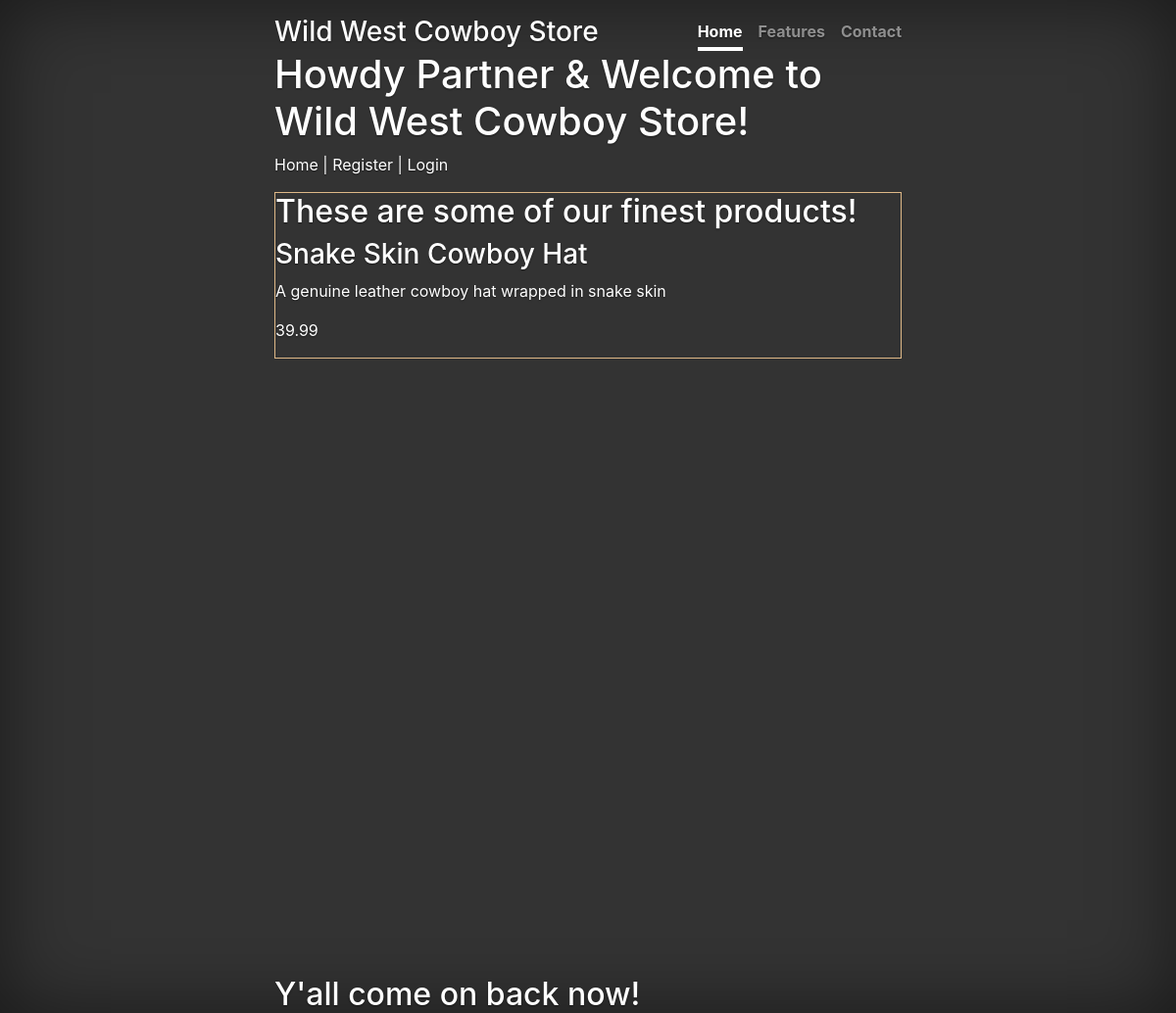
Before: / with the older database file.
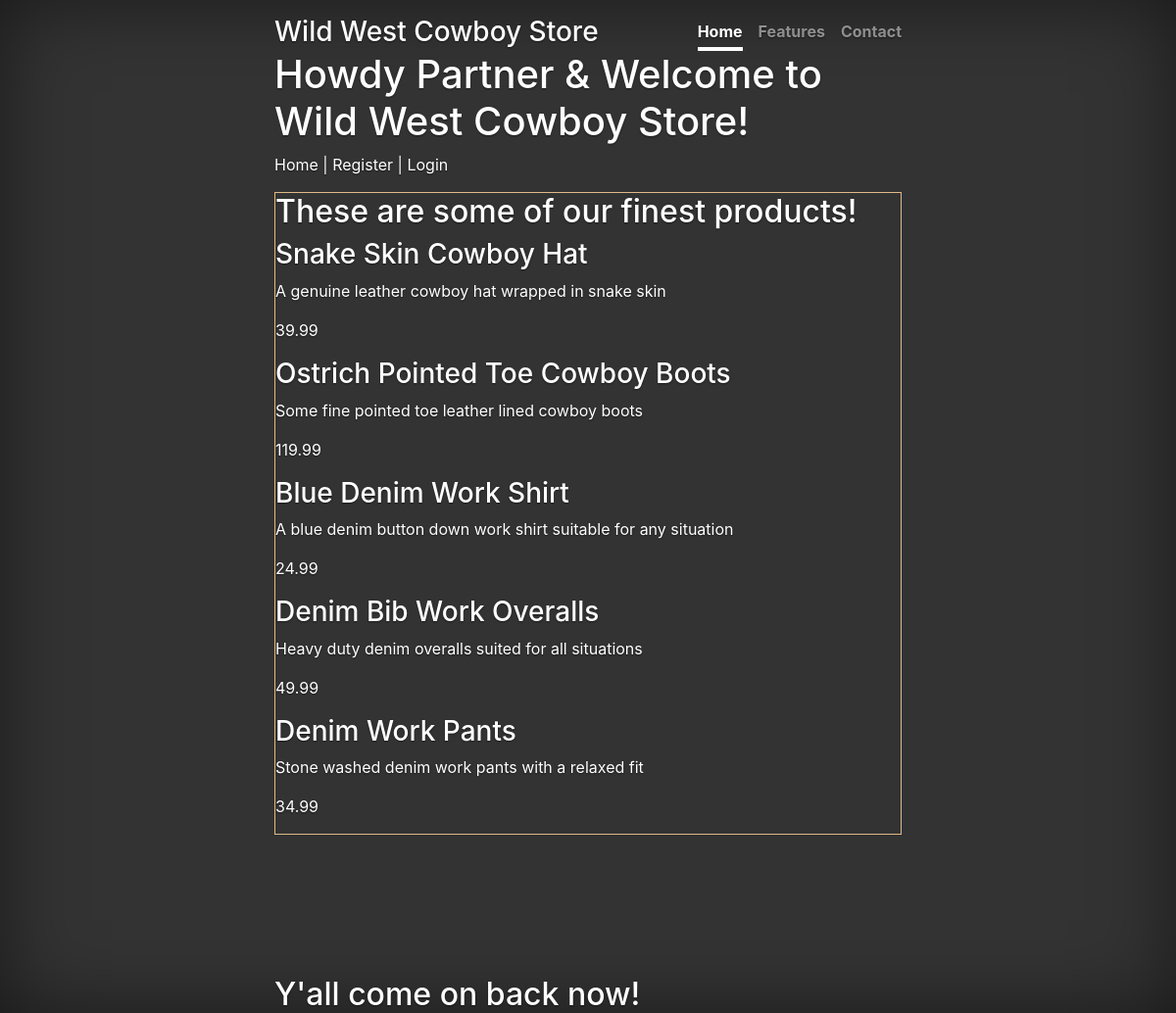
After: the same page with the newer database file.
### store_front/models.py (models this page shows, shortened)
class Product(models.Model):
    name = models.CharField(verbose_name="name", max_length=50)
    stock = models.IntegerField(verbose_name="stock", default=0)
    description = models.CharField(verbose_name="description", max_length=100)
    price = models.FloatField(verbose_name="price", default=0.0)
    class Meta:
        verbose_name = "The Product"
        verbose_name_plural = "All the Products"

### store_front/views.py (the view)
# urls.py: path('', store_home_view, name = "home"),
def store_home_view(request):
    context = {}
    products = Product.objects.all()
    context['products'] = products
    return render(request, 'store_front/store_home.html', context)

### store_front/templates/store_front/store_home.html
{% extends 'base.html' %}
{% block content %}
<div style = "border: 1px solid burlywood;">
    <h2>These are some of our finest products!</h2>
    {% for product in products %}
        {% include 'store_front/snippets/body_snippet.html' with value=product %}
    {%  endfor %}
</div>
{% endblock content %}

### templates/base.html (shortened to what this page needs)
<!DOCTYPE html>
<html>
    <head>
        {% include 'snippets/header.html' %}
    </head>
    <body>
        <div class = "main">
            {%  block content %}
            {% endblock content %}
        </div>
        {% include 'snippets/footer.html' %}
    </body>
</html>

### templates/snippets/header.html (shortened to what this page needs)
<link rel="stylesheet" href="https://stackpath.bootstrapcdn.com/bootstrap/4.3.1/css/bootstrap.min.css">
<div class="cover-container d-flex w-100 h-100 p-3 mx-auto flex-column">
    <header class="masthead mb-auto">
      <div class="inner">
        <h3 class="masthead-brand">Wild West Cowboy Store</h3>
        <nav class="nav nav-masthead justify-content-center">
          <a class="nav-link active" href="#">Home</a>
          <a class="nav-link" href="#">Features</a>
          <a class="nav-link" href="#">Contact</a>
        </nav>
      </div>
    </header>
<h1>Howdy Partner & Welcome to Wild West Cowboy Store!</h1>
{% if request.user.is_authenticated %}
    <p>
        <a href = "{% url 'home' %}">Home</a> |
        <a href = "{% url 'account' %}">Account</a> |
        <a href = "{% url 'logout' %}">Logout</a></p>
    <p>Howdy, {{request.user.username}}</p>
{% else %}
    <p>
        <a href = "{% url 'home' %}">Home</a> |
        <a href = "{% url 'register' %}">Register</a> |
        <a href = "{% url 'login' %}">Login</a>
    </p>
{% endif %}

### store_front/templates/store_front/snippets/body_snippet.html
<h3>{{value.name}}</h3>
<p>{{value.description}}</p>
<p>{{value.price}}</p>

### templates/snippets/footer.html (shortened to what this page needs)
<h2>Y'all come on back now!</h2>

### templates/snippets/header.html (style rules this page uses)
a, a:focus, a:hover { color: #fff; }
html, body { height: 100%; background-color: #333; }
body { display: -ms-flexbox; display: flex; color: #fff; text-shadow: 0 .05rem .1rem rgba(0, 0, 0, .5); box-shadow: inset 0 0 5rem rgba(0, 0, 0, .5); }
.cover-container { max-width: 42em; }
.masthead { margin-bottom: 2rem; }
.masthead-brand { margin-bottom: 0; }
.nav-masthead .nav-link { padding: .25rem 0; font-weight: 700; color: rgba(255, 255, 255, .5); background-color: transparent; border-bottom: .25rem solid transparent; }
.nav-masthead .nav-link + .nav-link { margin-left: 1rem; }
.nav-masthead .active { color: #fff; border-bottom-color: #fff; }
@media (min-width: 48em) { .masthead-brand { float: left; } }
@media (min-width: 48em) { .nav-masthead { float: right; } }

### templates/base.html (style rules this page uses)
.main { min-height: 100vh; height: 100%; }

Changed rows visible on the page:
added Product: name "Ostrich Pointed Toe Cowboy Boots", description "Some fine pointed toe leather lined cowboy boots", price "119.99"
added Product: name "Blue Denim Work Shirt", description "A blue denim button down work shirt suitable for any situation", price "24.99"
added Product: name "Denim Bib Work Overalls", description "Heavy duty denim overalls suited for all situations", price "49.99"
added Product: name "Denim Work Pants", description "Stone washed denim work pants with a relaxed fit", price "34.99"
